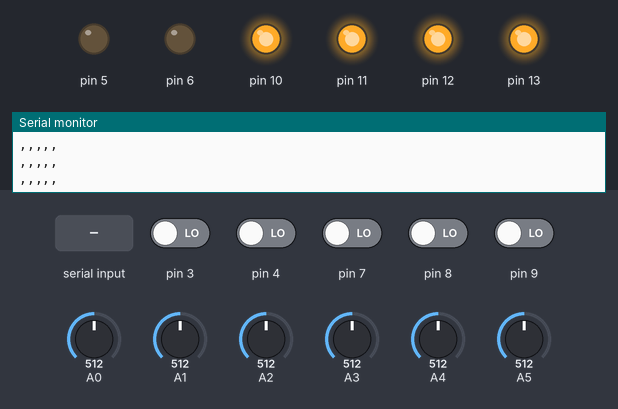
Bench run of a sketch on a simulated Arduino Uno, built with avr-gcc and run on an emulated ATmega328P. On the bench: output pins drawn as LEDs (lit = HIGH), the last lines printed to the serial monitor. The inputs (shaded band) are chosen by the test bench; at power-on: pin 3, pin 4, pin 7–9 LOW, A0 = 512, A1 = 512, A2 = 512, A3 = 512, A4 = 512, A5 = 512.

Above: at 1.2 s.
1.3 s: "90,45,200,10,150,30\n" received over Serial
At 2.3 s:
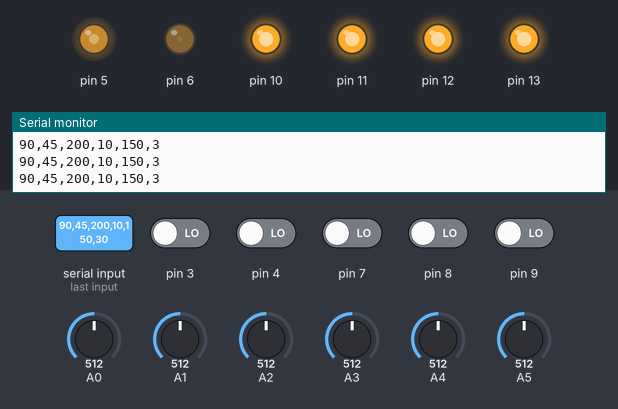
2.9 s: ",\n" received over Serial
4.9 s: "90,45,200\n" received over Serial
Timing chart, 0 to 7.9 s (numbered marks = the images above; inputs shaded):
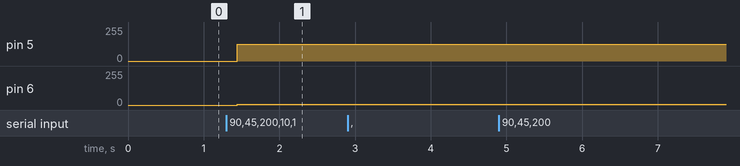

Measured:
- after the input at 1.3 s, pin 5: 0/255 → 126/255 after 0.14 s; pin 6: 0/255 → 7/255 after 0.14 s

The sketch:

Controllers_BasicsV1.ino
```cpp
//Heart Beat
int Heart_beat = 0;
unsigned long previousMillis = 0;
const long interval = 200;
//Analog_IN
float A0spam = 100.0;
float A0cero = 0.0;
float A0value = 0.0;
float A1spam = 100.0;
float A1cero = 0.0;
float A1value = 0.0;
float A2spam = 100.0;
float A2cero = 0.0;
float A2value = 0.0;
float A3spam = 100.0;
float A3cero = 0.0;
float A3value = 0.0;
float A4spam = 100.0;
float A4cero = 0.0;
float A4value = 0.0;
float A5spam = 100.0;
float A5cero = 0.0;
float A5value = 0.0;
//Analog_OUT
float ref_value0;
float PWM0spam = 100.0;
float PWM0cero = 0.0;
float Aout0value = 0.0;
float ref_value1;
float PWM1spam = 100.0;
float PWM1cero = 0.0;
float Aout1value = 0.0;
float ref_value2;
float PWM2spam = 100.0;
float PWM2cero = 0.0;
float Aout2value = 0.0;
float ref_value3;
float PWM3spam = 100.0;
float PWM3cero = 0.0;
float Aout3value = 0.0;
float ref_value4;
float PWM4spam = 100.0;
float PWM4cero = 0.0;
float Aout4value = 0.0;
float ref_value5;
float PWM5spam = 100.0;
float PWM5cero = 0.0;
float Aout5value = 0.0;
int SerialData_value_AO_0;
int SerialData_value_AO_1;
//Digital_IN
int InState0 = 0;
int InState1 = 0;
int InState2 = 0;
int InState3 = 0;
int InState4 = 0;
byte InputState = 0;
//Digital_OUT
int Relay_0;
int Relay_1;
int Relay_2;
int Relay_3;
//Serial_IN
const int numberOfInData = 8;
String InData[numberOfInData];
String input = "";
int counter = 0;
int lastIndex = 0;

void setup() {
  //--------AI_Type--------------
  pinMode(A0, INPUT);
  pinMode(A1, INPUT);
  pinMode(A2, INPUT);
  pinMode(A3, INPUT);
  pinMode(A4, INPUT);
  pinMode(A5, INPUT);
  //--------AO_Type--------------
  pinMode(5, OUTPUT);
  pinMode(6, OUTPUT);
  //--------DI_Type--------------
  pinMode(3, INPUT);
  pinMode(4, INPUT);
  pinMode(7, INPUT);
  pinMode(8, INPUT);
  pinMode(9, INPUT);
  //--------DO_Type--------------
  pinMode(10, OUTPUT);
  pinMode(11, OUTPUT);
  pinMode(12, OUTPUT);
  pinMode(13, OUTPUT);
  digitalWrite(10, HIGH);
  digitalWrite(11, HIGH);
  digitalWrite(12, HIGH);
  digitalWrite(13, HIGH);
  Serial.begin(9600);
}

void loop() {
  unsigned long currentMillis = millis();
  if (currentMillis - previousMillis >= interval) {
    previousMillis = currentMillis;
    if (Heart_beat == 0) {
      Heart_beat = 1;
      //digitalWrite(LED_BUILTIN, HIGH);
    } else {
      Heart_beat = 0;
      //digitalWrite(LED_BUILTIN, LOW);
    }
  }
  //Serial.println(Heart_beat);
  //-------------------------wireless_Link_Output---------------
  /*Serial.print(A0value);
    Serial.print(",");
    Serial.print(A1value);
    Serial.print(",");
    Serial.print(A2value);
    Serial.print(",");
    Serial.print(A3value);
    Serial.print(",");
    Serial.print(A4value);
    Serial.print(",");
    Serial.print(A5value);
    Serial.print(",");
    Serial.print(A0value);*/
  // Serial.print(",");
  Serial.print(InData[0]);
  Serial.print(",");
  Serial.print(InData[1]);
  Serial.print(",");
  Serial.print(InData[2]);
  Serial.print(",");
  Serial.print(InData[3]);
  Serial.print(",");
  Serial.print(InData[4]);
  Serial.print(",");
  Serial.print(InData[5]);
  Serial.println();
  //delay(100);
  //-------------------------wireless_Link_Input---------------
  if (Serial.available() > 0) {
    char ch = Serial.read();
    if (ch == '\n') {

      for (int i = 0; i < input.length(); i++) {
        if (input.substring(i, i + 1) == ",") {
          InData[counter] = input.substring(lastIndex, i);
          lastIndex = i + 1;
          counter++;
        }
        if (i == input.length() - 1) {
          InData[counter] = input.substring(lastIndex, i);
        }
      }
      input = "";
      counter = 0;
      lastIndex = 0;
    }
    else {
      input += ch;
    }

  }
  //-------------------------Analog Inputs---------------
  //--------Update----------------
  int RAW_Value0 = analogRead(A0);
  int RAW_Value1 = analogRead(A1);
  int RAW_Value2 = analogRead(A2);
  int RAW_Value3 = analogRead(A3);
  int RAW_Value4 = analogRead(A4);
  int RAW_Value5 = analogRead(A5);
  //-------Scalling_AI---------------
  //-------Default_Scalling----------
  A0spam = 100.0;
  A0cero = 0.0;
  A1spam = 100.0;
  A1cero = 0.0;
  A2spam = 100.0;
  A2cero = 0.0;
  A3spam = 100.0;
  A3cero = 0.0;
  A4spam = 100.0;
  A4cero = 0.0;
  A5spam = 100.0;
  A5cero = 0.0;
  //-------Data_update---------------
  A0value = map(RAW_Value0, 0, 1023, A0cero, A0spam);
  A1value = map(RAW_Value1, 0, 1023, A1cero, A1spam);
  A2value = map(RAW_Value2, 0, 1023, A2cero, A2spam);
  A3value = map(RAW_Value3, 0, 1023, A3cero, A3spam);
  A4value = map(RAW_Value4, 0, 1023, A4cero, A4spam);
  A5value = map(RAW_Value5, 0, 1023, A5cero, A5spam);
  //-------Scalling_AO---------------
  SerialData_value_AO_0 = InData[4].toInt();
  SerialData_value_AO_1 = InData[5].toInt();
  ref_value0 = SerialData_value_AO_0;
  Aout0value = map(ref_value0, 0, 100, 0, 255);
  analogWrite(5, Aout0value);
  ref_value1 = SerialData_value_AO_1;
  Aout1value = map(ref_value1, 0, 100, 0, 255);
  analogWrite(6, Aout1value);
  //-------Digital_IN----------------
  InState0 = digitalRead(3);
  InState1 = digitalRead(4);
  InState2 = digitalRead(7);
  InState3 = digitalRead(8);
  InState4 = digitalRead(9);
  if (InState0 == HIGH) {
    bitSet(InputState, 0);
  }
  if (InState1 == HIGH) {
    bitSet(InputState, 1);
  }
  if (InState2 == HIGH) {
    bitSet(InputState, 2);
  }
  if (InState3 == HIGH) {
    bitSet(InputState, 3);
  }
  if (InState4 == HIGH) {
    bitSet(InputState, 4);
  }
  if (InState0 == LOW) {
    bitClear(InputState, 0);
  }
  if (InState1 == LOW) {
    bitClear(InputState, 1);
  }
  if (InState2 == LOW) {
    bitClear(InputState, 2);
  }
  if (InState3 == LOW) {
    bitClear(InputState, 3);
  }
  if (InState4 == LOW) {
    bitClear(InputState, 4);
  }
  //Serial.println(InState2);
  //-------Digital_Out---------------
  Relay_0 = InData[0].toInt();
  Relay_1 = InData[1].toInt();
  Relay_2 = InData[2].toInt();
  Relay_3 = InData[3].toInt();
  if (InData[0] == "A") {
    digitalWrite(13, LOW);
  }
  if (InData[1] == "B") {
    digitalWrite(12, LOW);
  }
  if (InData[2] == "C") {
    digitalWrite(11, LOW);
  }
  if (InData[3] == "D") {
    digitalWrite(10, LOW);
  }
  if (InData[0] == "a") {
    digitalWrite(13, HIGH);
  }
  if (InData[1] == "b") {
    digitalWrite(12, HIGH);
  }
  if (InData[2] == "c") {
    digitalWrite(11, HIGH);
  }
  if (InData[3] == "d") {
    digitalWrite(10, HIGH);
  }

}
/*
A,b,c,d,0,0,0
A,B,c,d,0,0,0
A,B,C,d,0,0,0
A,B,C,D,0,0,0
A,b,c,D,0,0,0
a,B,C,d,0,0,0
*/
```
